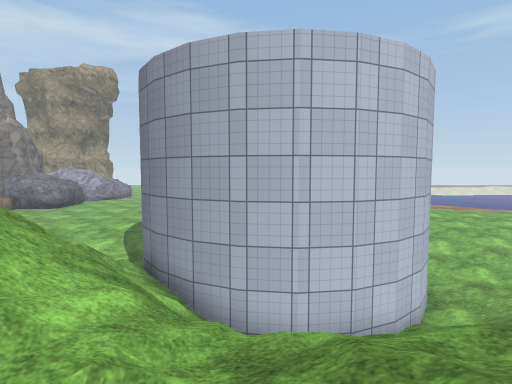
View 1 (above)

24 first-person views from a walk through a Unity game level. The camera is 1.3 m above the floor, tilts 4° down and sees 80° across. The floor is counted in squares, 1 m on a side. Each view is taken from the middle of a square. On the plan, view 1 faces up. The plan holds only what a view shows up to about 14 squares ahead; the rest is blank. The place goes on beyond the plan. The player character is not drawn. Some surface patterns are stand-ins.

View 2
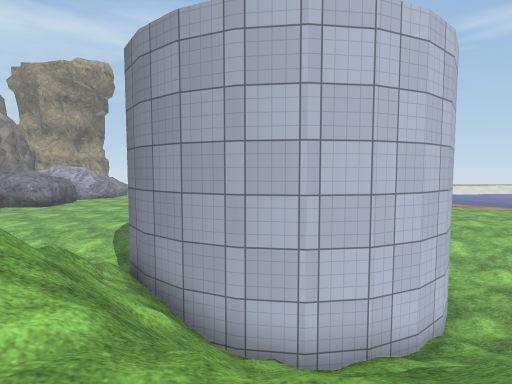

View 3
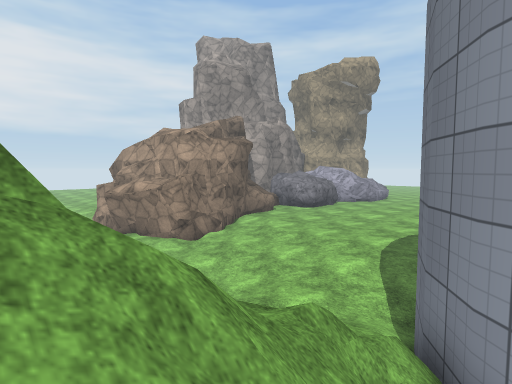

View 4
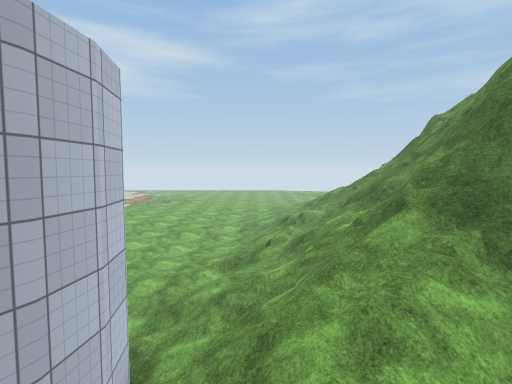

View 5
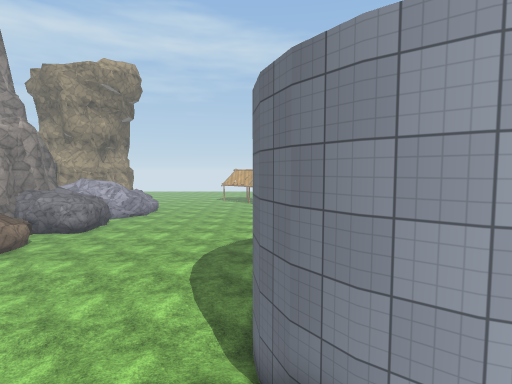

View 6
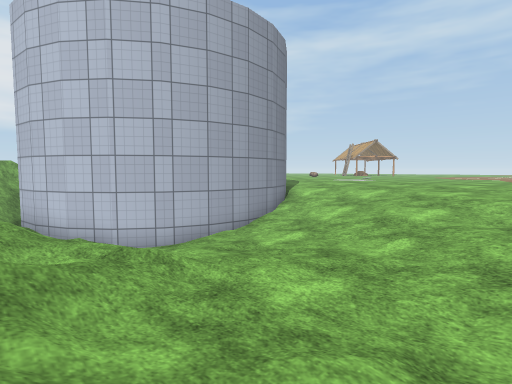

View 7
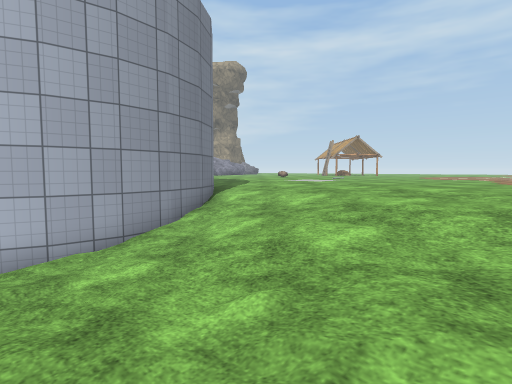

View 8
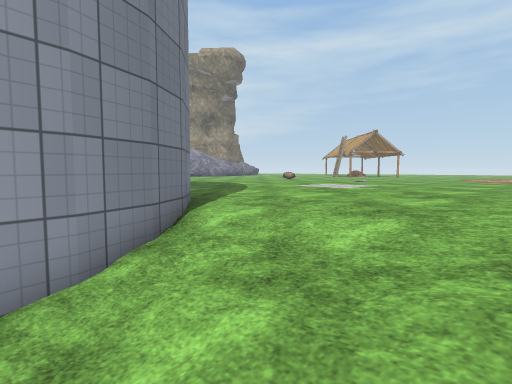

View 9
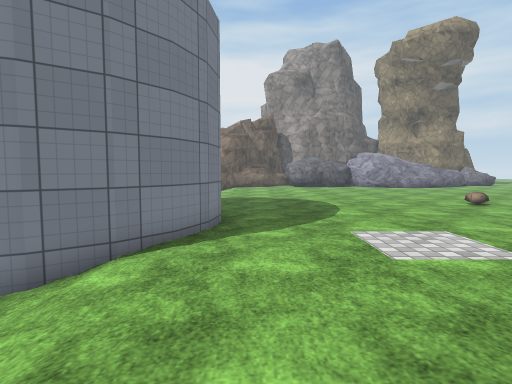

View 10
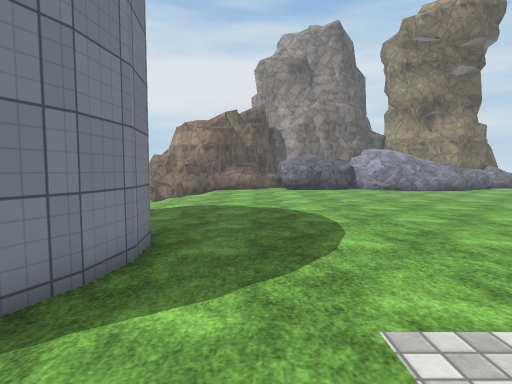

View 11
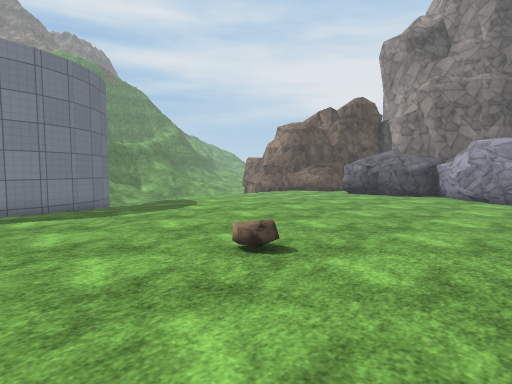

View 12
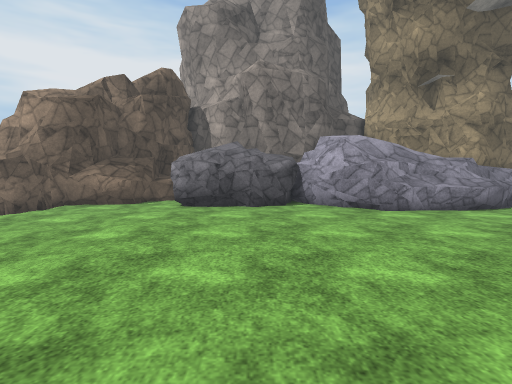

View 13
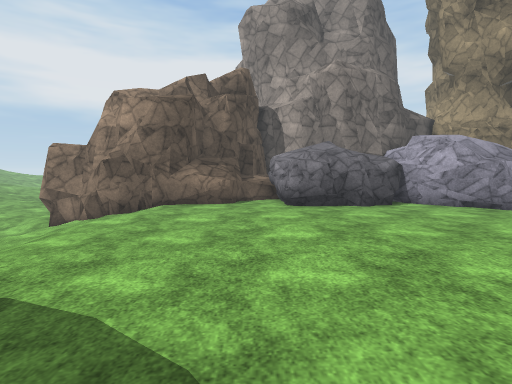

View 14
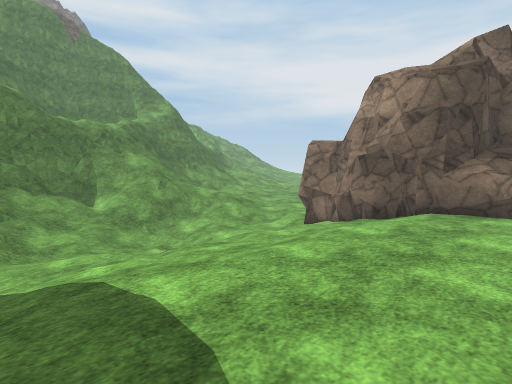

View 15
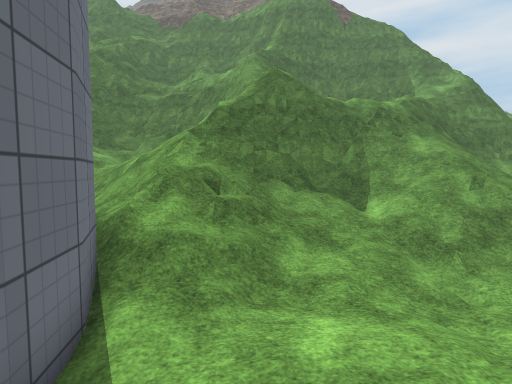

View 16
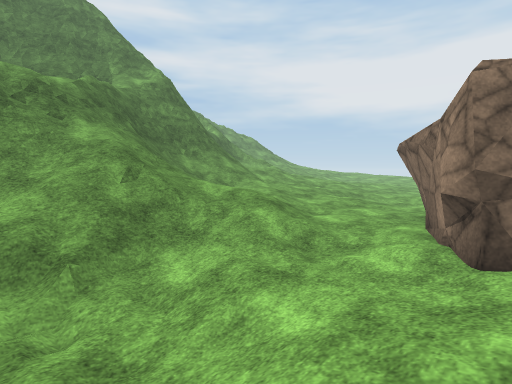

View 17
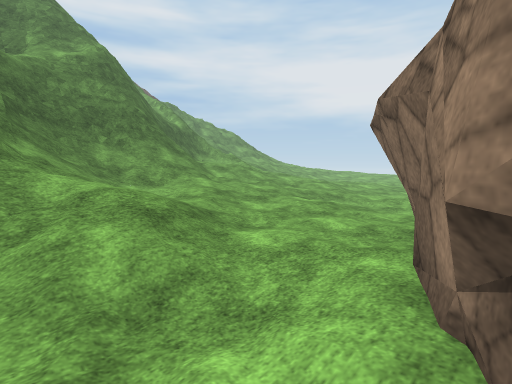

View 18
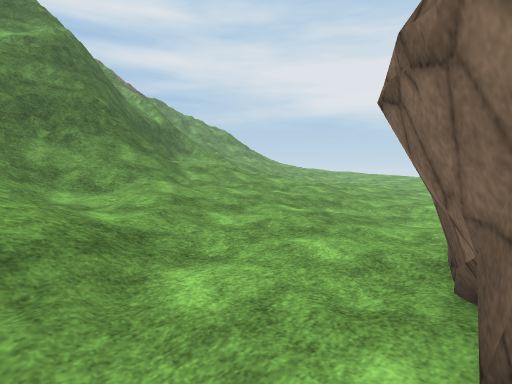

View 19
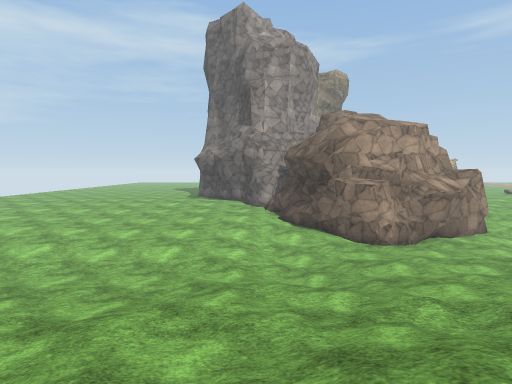

View 20
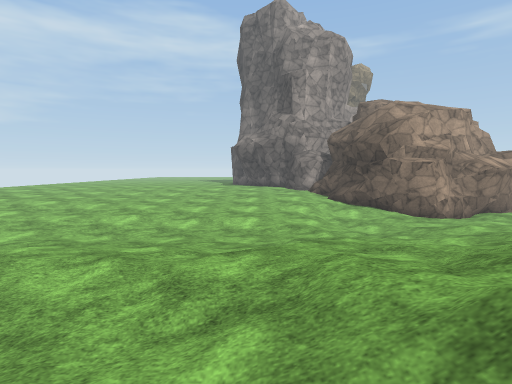

View 21
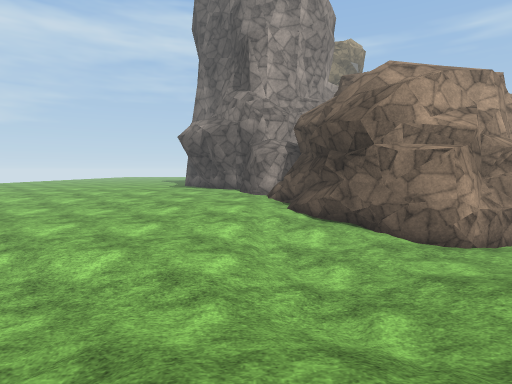

View 22
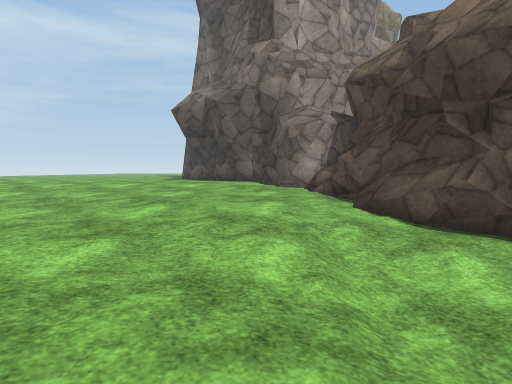

View 23
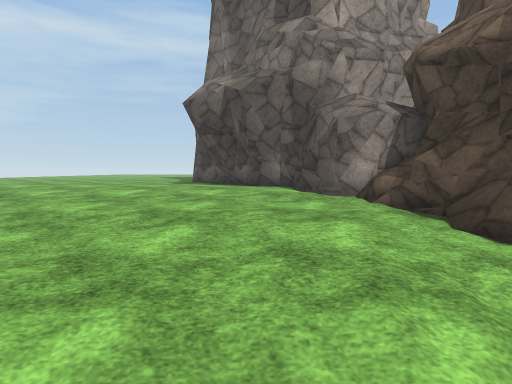

View 24
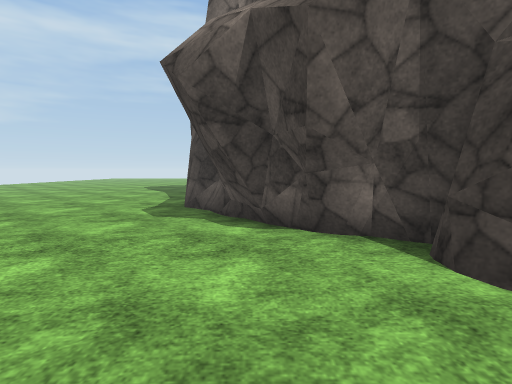

### Floor plan
Key: @ floor where view 1 was taken; # wall or solid block; . main floor; - floor 0.25 m lower than the main floor; _ floor 0.5 m lower than the main floor; < floor 0.75 m lower than the main floor; : floor 1 m higher than the main floor; ( floor 1 m lower than the main floor; ! floor 1.25 m lower than the main floor; ? floor 1.5 m lower than the main floor; + floor 3.25 m higher than the main floor; * floor 4 m higher than the main floor; / step, stairs or slope; = window, fence, low wall or low ledge; ^ raised ledge; R rock.
Columns run from 38 left of view 1 to 13 right of it. Each row starts with its distance up from view 1.
 30                         ^^... ..  ..... .
 29 ......                  #^..............
 28 .......                 ##...............    ..
 27 .......                ##................   ...
 26 .......                #............R....  ....
 25  ......#              RRR................ ........
 24  ......##            RRRR.........................
 23 ........#             RRR.........................
 22 ........##            RRR..........................
 21 ........###          RRRR..........................
 20  .........##         ^.............................
 19  ..........##        #^=...........................
 18   .........##         ^^...........................
 17    .........##        ##..............###..........
 16  ............##        #..........-.### ###..//....
 15  ............##        #-/../....//##     ##////....
 14   -------....-#        #=//////////        #///////-
 13    --------./-##       #_/////////         ##/////--
 12    ---------//###     ##///////<</#         #/////__
 11  ----_____/////<#######<((/////<(/#         #(/(</__
 10 ___-/_/_____//(<<####<<((((/!!/((/#        ##(((<<<_
  9 ______<_____/((<(<<<<<<//((!//////##      ##!((/<<<<
  8 ___</<<(</<</((///<<<</////////////###   ##?////((((
  7 __<<<(((((<<(((///__///////////////=/#####//////<(<
  6 _<<<(((<((<</(///___//////////////////////////////<
  5  <<<</<<<<</_///////.//////////===//////////////// /
  4   <_///<<///__///////////////=###=///////////////
  3    ___///////-///////////// =####= /////////////
  2     ----////./////////////#=### #=  ////////////
  1     _---.//////////////=#====   #=    //////////
  0      _--/////////////==###*     #     @//====///
 -1       _--/////://==#######             /=####==+
 -2        -.///     ####                    #######
 -3             /    ##
 -4          /

Positions as (right, up) in squares from view 1, and headings:
1: (0, 0), facing up
2: (0, 1), facing up
3: (-2, 4), facing up-left
4: (-4, 4), facing right
5: (-4, 4), facing up
6: (13, 5), facing up-left
7: (13, 9), facing up-left
8: (10, 12), facing up-left
9: (10, 18), facing left
10: (6, 19), facing left
11: (2, 30), facing down-left
12: (-3, 24), facing left
13: (-3, 20), facing left
14: (-5, 19), facing down-left
15: (-6, 14), facing down
16: (-9, 13), facing down-left
17: (-13, 12), facing down-left
18: (-15, 11), facing down-left
19: (-26, -3), facing up
20: (-29, -4), facing up
21: (-26, 2), facing up
22: (-27, 7), facing up
23: (-28, 9), facing up
24: (-29, 15), facing up
